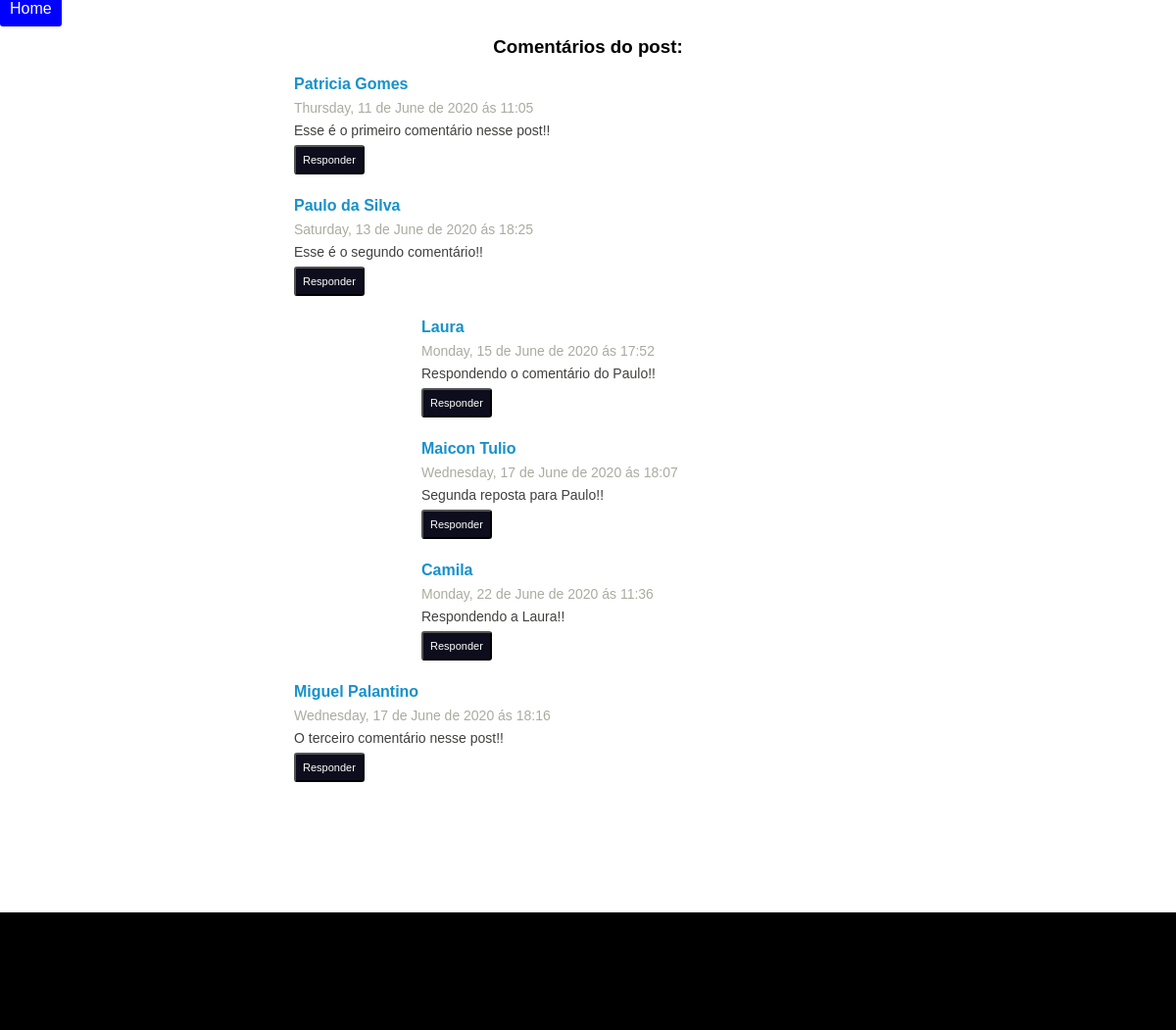
The page /comments.php?id=1 on the database its author committed.
### tables this page shows
CREATE TABLE `comments` (
	`id` INT(11) NOT NULL AUTO_INCREMENT,
	`id_post` INT(11) NOT NULL,
	`comment` TEXT(65535) NOT NULL COLLATE 'latin1_swedish_ci',
	`name` VARCHAR(50) NOT NULL COLLATE 'latin1_swedish_ci',
	`email` VARCHAR(100) NOT NULL COLLATE 'latin1_swedish_ci',
	`date_time` DATETIME NOT NULL,
	`id_resp` INT(11) NULL DEFAULT NULL,
	PRIMARY KEY (`id`) USING BTREE
)
COLLATE='latin1_swedish_ci';

### model.php (called while the page is built, shortened)
<?php
include 'connect.php';
	function select_comment_for_id($id_post) {
		global $pdo;
		$sql = "SELECT * FROM comments WHERE id_post = :id_post";
		$sql = $pdo->prepare($sql);
		$sql->bindValue(':id_post', $id_post);
		$sql->execute();
		$comments = array();
		if($sql->rowCount() > 0) {
			while($campos = $sql->fetchObject()) {
				$comments[$campos->id_resp][$campos->id] = array(
					'name'=>$campos->name, 'comment'=>$campos->comment,
					'date_time'=>$campos->date_time,
					'id'=>$campos->id, 'id_resp'=>$campos->id_resp
				);
			}
			return $comments;
		}
	}
	function formatoDataHora($dados) {
		if(!empty($dados)) {
			$horaData = strftime('%A, %d de %B de %Y '.utf8_decode('ás').' %H:%M', strtotime($dados));
			return utf8_encode($horaData);
		} else {
			return false;
		}
	}
?>

### comments.php (the view, shortened to what this page needs)
<?php
include 'views/header.php';
include 'model.php';
if(!empty($_GET['id'])) {
	$comment = select_comment_for_id($_GET['id']);
	$dados = select_post_for_id($_GET['id']);
}
?>
<a class="button" href="index.php">Home</a>
<center>
	<h3>Comentários do post: <a href="post.php?id=<?php echo $_GET['id']; ?>"><?php echo $dados['title']; ?></a></h3>
<div class="area_comments">
		<?php foreach($comment[NULL] as $id_comentario => $value): ?>
		<div class="comments">
				<div class="box_comments">
					<ul>
						<li class="name_comment"><strong><?php echo $value['name'];  ?></strong></li>
						<li class="date_time"><?php echo formatoDataHora($value['date_time']);  ?></li>
						<li class="comment"><?php echo utf8_decode($value['comment']);  ?></li>
					</ul>
				</div>
				<div class="open_comment">
					<button type="button" class="button_resp">Responder</button>
				</div>
			<br/>
		</div>
		<?php if(isset($comment[$id_comentario])): ?>
		<?php foreach($comment[$id_comentario] as $id => $values): ?>
		<div class="answer">
			<div class="box_comments">
				<ul>
					<li class="name_comment"><strong><?php echo $values['name'];  ?></strong></li>
					<li class="date_time"><?php echo formatoDataHora($values['date_time']);  ?></li>
					<li class="comment"><?php echo utf8_decode($values['comment']);  ?></li>
				</ul>
			</div>
			<div class="open_comment">
				<button type="button" class="button_resp_2">Responder</button>
			</div>
			<br/>
		</div>
		<?php endforeach; ?>
		<?php endif; ?>
	<?php endforeach; ?>
</div>
</center>
<?php include 'views/footer.php'; ?>

### views/header.php (shortened to what this page needs)
<!DOCTYPE html>
<html>
<head>
	<link rel="stylesheet" href="css/style.css" >
</head>
<body>

### views/footer.php (shortened to what this page needs)
	<footer></footer>
</body>
</html>

### css/style.css (style rules this page uses)
body { padding:0px; margin:0px; font-family: 'arial'; }
a { color:#1d9ad6; text-decoration: none; }
.button { padding: 10px; background-color: blue; color: #fff; border-radius: 3px; }
.area_comments { min-height: 400px; margin-bottom: 110px; }
.comments { width: 600px; text-align: justify; }
.box_comments { width: 600px; color:#40403e; }
.box_comments ul { list-style: none; padding:0px; margin:0px; }
.box_comments li { margin-bottom: 07px; }
.answer { width: 420px; text-align: justify; margin-left: 80px; }
.answer ul { list-style: none; padding:0px; margin:0px; }
.answer li { margin-bottom: 07px; }
.name_comment { color: #1691cc; }
.date_time { color: #ababa0; font-size: 14px; }
.comment { font-size: 14px; }
.open_comment button { margin-left: 0px; }
.button_resp, .button_comment, .button_resp_2 { padding: 07px; font-size: 11px; background-color: #0d0d1d; color: #fff; border-radius: 3px; margin-bottom: 05px; }
footer { padding:0px; margin:0px; height: 120px; background-color: #000; }

### rows shown on the page
comments: name "Patricia Gomes", date_time "Thursday, 11 de June de 2020 ás 11:05", comment "Esse é o primeiro comentário nesse post!!"
comments: name "Paulo da Silva", date_time "Saturday, 13 de June de 2020 ás 18:25", comment "Esse é o segundo comentário!!"
comments: name "Laura", date_time "Monday, 15 de June de 2020 ás 17:52", comment "Respondendo o comentário do Paulo!!"
comments: name "Maicon Tulio", date_time "Wednesday, 17 de June de 2020 ás 18:07", comment "Segunda reposta para Paulo!!"
comments: name "Camila", date_time "Monday, 22 de June de 2020 ás 11:36", comment "Respondendo a Laura!!"
comments: name "Miguel Palantino", date_time "Wednesday, 17 de June de 2020 ás 18:16", comment "O terceiro comentário nesse post!!"
